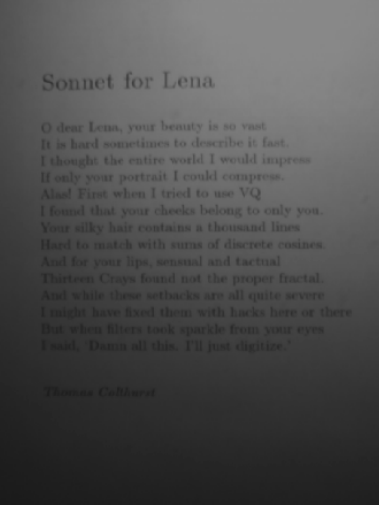
#> input picture Combination/Local-Thresholding-Block/image.png, 379 x 505 px
$ python code.py
#> lines starting #> are read from the running program, lines starting #| are printed output that depends on the picture
import cv2
import numpy as np

image=cv2.imread('image.png')
#> image is the input picture: shape (505, 379, 3); min 26, max 137, mean 77.9
image=cv2.cvtColor(image, cv2.COLOR_BGR2GRAY)
#> image: shape (505, 379)
m, n=image.shape
#> m = 505; n = 379
kernel=30
start=[30, 30]
for i in range(start[0], m+kernel, 2*kernel):
    for j in range(start[1], n+kernel, 2*kernel):
        temp=image[max([i-kernel, 0]):min([i+kernel, m-1]),max([j-kernel, 0]):min([j+kernel, n-1])]
        result, temp=cv2.threshold(temp, 0, 255, cv2.THRESH_BINARY+cv2.THRESH_OTSU)
        image[max([i-kernel, 0]):min([i+kernel, m-1]),max([j-kernel, 0]):min([j+kernel, n-1])]=temp
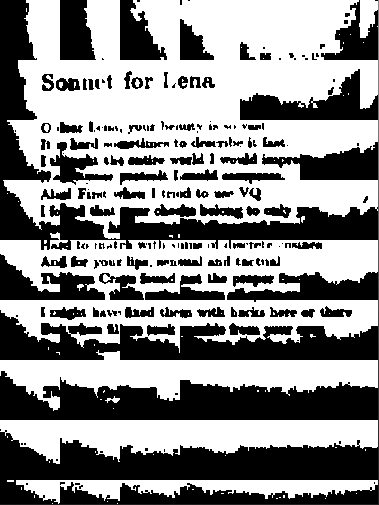
#> image: shape (505, 379); min 0, max 255, mean 142.6

cv2.imwrite('binary.png', image)
